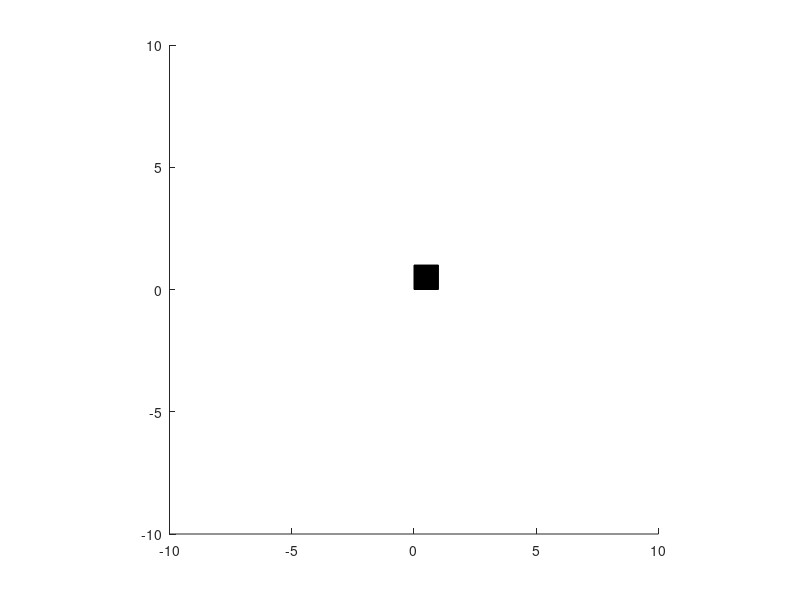

This chart was generated by the following MATLAB code: (Note: this script raises an error after producing the figure.)
% x = [-1  , 1/3, 1/3, 1, 1/3, 1/3,-1  ];
% y = [-1/3,-1/3,-1/2, 0, 1/2, 1/3, 1/3];
x = [0 1 1 0]
y = [0 0 1 1]
g = hgtransform;
patch(x,y,'black','Parent',g)
% patch('XData',x,'YData',y,'FaceColor','yellow','Parent',g)

axis equal
xlim([-10 10])
ylim([-10 10])

pt1 = [-3 -4 0];
pt2 = [5 2 0];
for t=linspace(0,1,100)
  g.Matrix = makehgtform('translate',pt1 + t*(pt2-pt1));
  drawnow
end

s1 = 1/2;
s2 = 2;
r1 = 0;
r2 = 2*pi/3;
for t=linspace(0,1,100)
  g.Matrix = makehgtform('translate',pt1 + t*(pt2-pt1), ...
                         'scale',s1 + t*(s2-s1), ...
                         'zrotate',r1 + t*(r2-r1));
  drawnow
end
